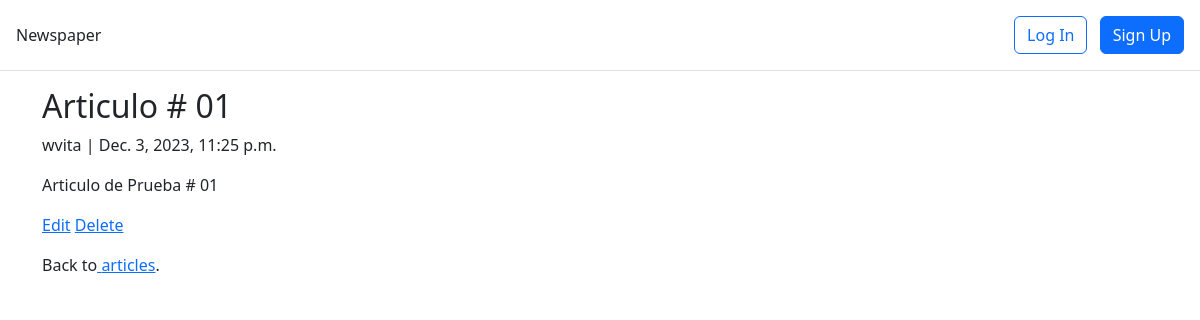
/articles/7/, run on the app's committed database.
### articles/models.py (models this page shows, shortened)
class Article(models.Model):
    author = models.ForeignKey(
        settings.AUTH_USER_MODEL,
        on_delete=models.CASCADE)
    title = models.CharField(max_length=255)
    body = models.TextField()
    date = models.DateTimeField(auto_now_add=True)

### accounts/models.py (models this page shows)
class CustomUser (AbstractUser):
    age = models.PositiveIntegerField(null=True, blank=True)

### articles/views.py (the view)
# urls.py: path('<int:pk>/', ArticleDetailView.as_view(), name='article_detail'),
class ArticleDetailView(DetailView):
    model = Article
    template_name = 'article_detail.html'

### templates/article_detail.html
{% extends "base.html" %}
{% block content %}
    <div class="article-entry">
        <h2>{{ article.title }}</h2>
        <p>{{ article.author }} | {{ article.date }}</p>
        <p>{{ article.body }}</p>
    </div>
    <p> <a href="{% url 'article_edit' article.pk %}">Edit</a>
        <a href="{% url 'article_delete' article.pk %}">Delete</a>
    </p>
    <p>Back to<a href="{% url 'article_list' %}"> articles</a>.</p>
{% endblock content %}

### data on the page
Article: title "Articulo # 01", author "wvita", date "Dec. 3, 2023, 11:25 p.m.", body "Articulo de Prueba # 01"
